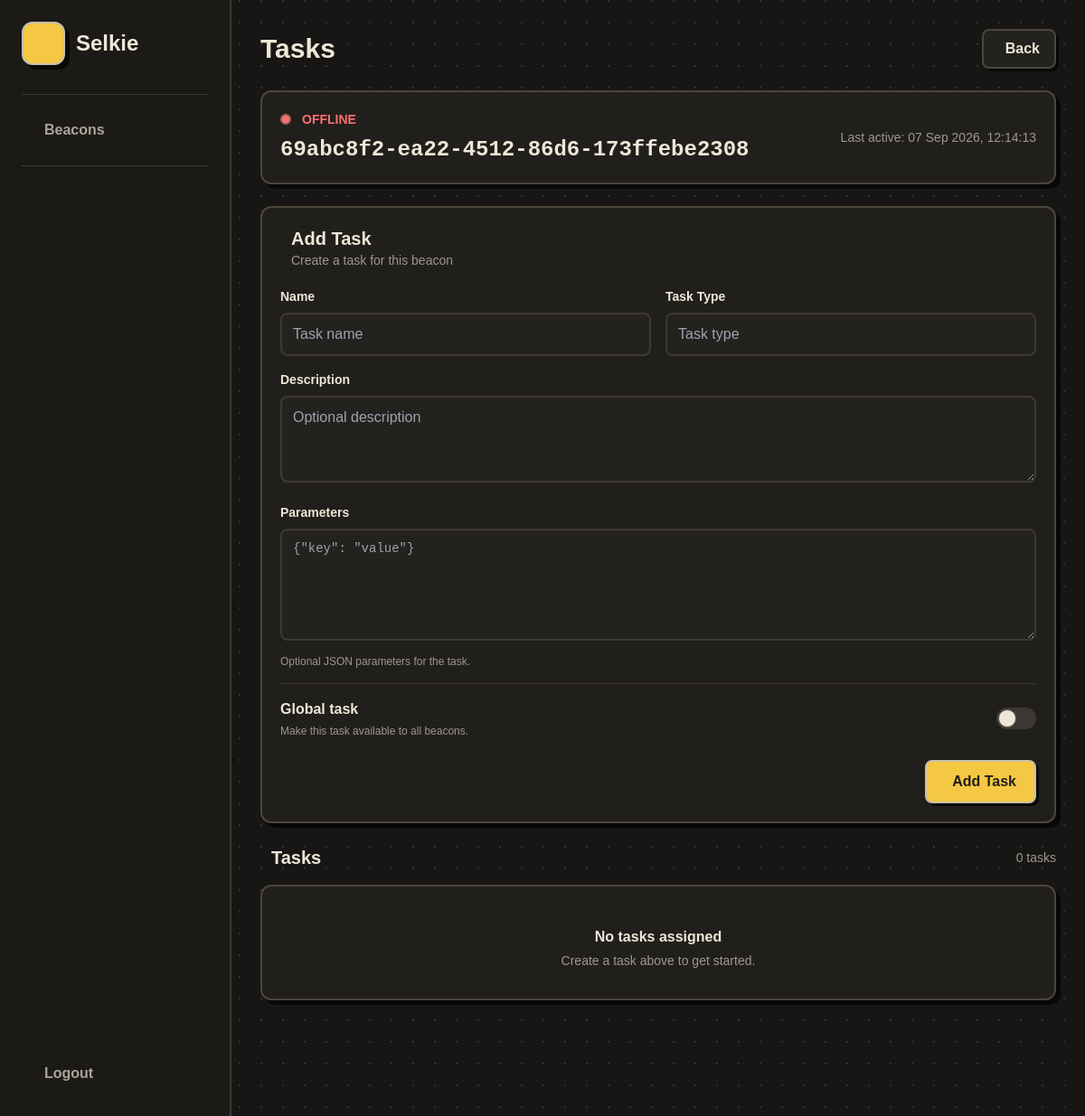
The page /task/tasks/69abc8f2-ea22-4512-86d6-173ffebe2308 on the database as committed earlier.
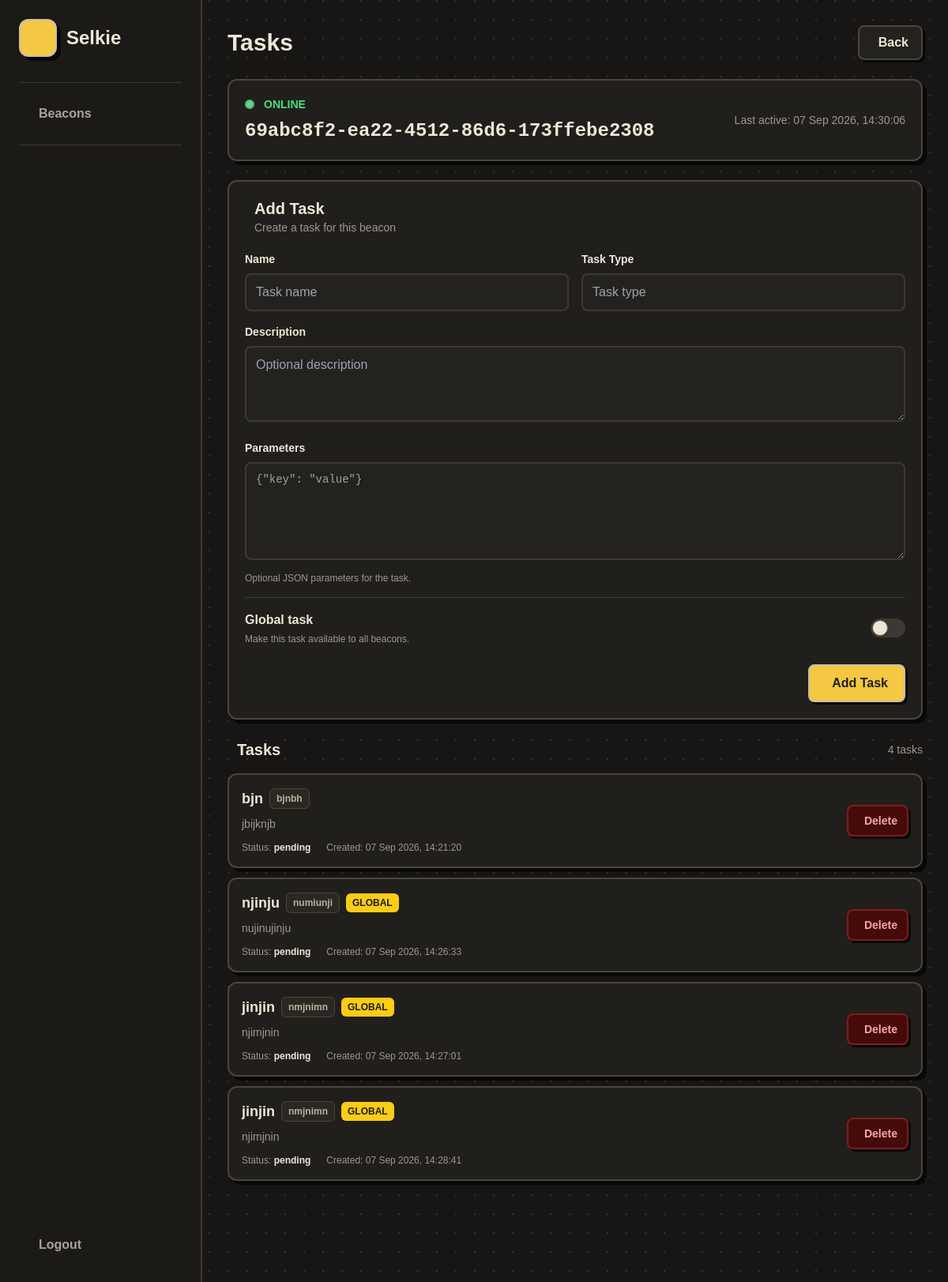
The same page on the database as committed later.
### db_manager.py (models this page shows)
class Base(DeclarativeBase):
    pass

class Beacon(Base):
    __tablename__ = "beacons"
    id: Mapped[str] = mapped_column(String, primary_key=True)
    public_key: Mapped[str] = mapped_column(String)
    system_info: Mapped[str] = mapped_column(JSON)
    registered_at: Mapped[datetime] = mapped_column(DateTime)
    last_active: Mapped[datetime] = mapped_column(DateTime)
    status: Mapped[str] = mapped_column(String, default="offline")

class Task(Base):
    __tablename__ = "tasks"
    id: Mapped[str] = mapped_column(
        String, primary_key=True, default=lambda: str(uuid4())
    )
    beacon_id: Mapped[str | None] = mapped_column(
        ForeignKey("beacons.id"), nullable=True
    )
    is_global: Mapped[bool] = mapped_column(Boolean, default=False)
    name: Mapped[str] = mapped_column(String)
    description: Mapped[str | None] = mapped_column(String, nullable=True)
    task_type: Mapped[str] = mapped_column(String)
    parameters: Mapped[dict | None] = mapped_column(JSON, nullable=True)
    status: Mapped[str] = mapped_column(String, default="pending")
    created_at: Mapped[datetime] = mapped_column(DateTime, default=datetime.now)
    completed_at: Mapped[datetime | None] = mapped_column(DateTime, nullable=True)

### task.py (the view)
@task.route("/tasks/<beacon_id>", methods=["GET"])
def view_tasks(beacon_id):
    with get_session() as session:
        beacon = session.query(Beacon).filter_by(id=beacon_id).first()
        if not beacon:
            return "Beacon not found", 404
        tasks = (
            session.query(Task)
            .join(Beacon, isouter=True)
            .filter(or_(Task.beacon_id == beacon_id, Task.is_global.is_(True)))
            .all()
        )
    return render_template("tasks.html", beacon=beacon, tasks=tasks)

### db_manager.py (called while the page is built)
def get_session():
    return Session(engine)

### templates/tasks.html (shortened to what this page needs)
{% extends "base.html" %}
{% block navbar_title %}
Tasks
{% endblock %}
{% block navbar_actions %}
<a href="{{ url_for('dashboard.beacon_details', beacon_id=beacon.id) }}" class="secondary-btn rounded-lg px-4 py-2
           font-bold flex items-center gap-2">
    Back
</a>
{% endblock %}
{% block content %}
<div class="mx-auto">
    <section class="retro-card rounded-xl p-5 mb-6">
        <div class="flex flex-col sm:flex-row
                    sm:items-center sm:justify-between gap-4">
            <div class="min-w-0">
                <div class="flex items-center gap-3 mb-2">
                    {% if beacon.status == "online" %}
                    <span class="w-3 h-3 rounded-full
                                   bg-green-400
                                   border-2 border-[#6fa879]"></span>
                    <span class="text-sm font-black text-green-400">
                        ONLINE
                    </span>
                    {% else %}
                    <span class="w-3 h-3 rounded-full
                                   bg-red-400
                                   border-2 border-[#a85f5f]"></span>
                    <span class="text-sm font-black text-red-400">
                        OFFLINE
                    </span>
                    {% endif %}
                </div>
                <h2 class="text-xl sm:text-2xl font-black mono break-all">
                    {{ beacon.id }}
                </h2>
            </div>
            <div class="text-sm muted shrink-0">
                {% if beacon.last_active %}
                Last active:
                {{ beacon.last_active.strftime("%d %b %Y, %H:%M:%S") }}
                {% else %}
                Never active
                {% endif %}
            </div>
        </div>
    </section>
    <section class="retro-card rounded-xl p-5 mb-6">
        <div class="flex items-center gap-3 mb-5">
            <div>
                <h2 class="text-xl font-black">
                    Add Task
                </h2>
                <p class="text-sm muted">
                    Create a task for this beacon
                </p>
            </div>
        </div>
        <form method="POST" action="{{ url_for('task.create_task') }}" class="space-y-4">
            <div class="grid grid-cols-1 md:grid-cols-2 gap-4">
                <div>
                    <label for="name" class="block text-sm font-bold mb-2">
                        Name
                    </label>
                    <input id="name" name="name" type="text" required placeholder="Task name" class="w-full rounded-lg
                               bg-[#24221e]
                               border-2 border-[#3d3932]
                               px-3 py-2.5
                               text-[#eee7d8]
                               outline-none
                               focus:border-[#c9bfa9]">
                </div>
                <div>
                    <label for="task_type" class="block text-sm font-bold mb-2">
                        Task Type
                    </label>
                    <input id="task_type" name="task_type" type="text" required placeholder="Task type" class="w-full rounded-lg
                               bg-[#24221e]
                               border-2 border-[#3d3932]
                               px-3 py-2.5
                               text-[#eee7d8]
                               outline-none
                               focus:border-[#c9bfa9]">
                </div>
            </div>
            <div>
                <label for="description" class="block text-sm font-bold mb-2">
                    Description
                </label>
                <textarea id="description" name="description" rows="3" placeholder="Optional description" class="w-full rounded-lg
                           bg-[#24221e]
                           border-2 border-[#3d3932]
                           px-3 py-2.5
                           text-[#eee7d8]
                           outline-none
                           resize-y
                           focus:border-[#c9bfa9]"></textarea>
            </div>
            <div>
                <label for="parameters" class="block text-sm font-bold mb-2">
                    Parameters
                </label>
                <textarea id="parameters" name="parameters" rows="5" placeholder='{"key": "value"}' class="w-full rounded-lg
                           bg-[#24221e]
                           border-2 border-[#3d3932]
                           px-3 py-2.5
                           text-[#eee7d8]
                           mono text-sm
                           outline-none
                           resize-y
                           focus:border-[#c9bfa9]"></textarea>
                <p class="text-xs muted mt-2">
                    Optional JSON parameters for the task.
                </p>
            </div>
            <div class="flex items-center justify-between
                       gap-4
                       pt-4
                       border-t border-[#3d3932]">
                <div>
                    <label for="is_global" class="font-bold">
                        Global task
                    </label>
                    <p class="text-xs muted mt-1">
                        Make this task available to all beacons.
                    </p>
                </div>
                <label class="relative inline-flex items-center cursor-pointer">
                    <div class="w-11 h-6
                               bg-[#3d3932]
                               rounded-full
                               peer-checked:bg-[#f4c842]
                               after:content-['']
                               after:absolute
                               after:top-[2px]
                               after:left-[2px]
                               after:w-5
                               after:h-5
                               after:bg-[#eee7d8]
                               after:border-[#665e4f]
                               after:border
                               after:rounded-full
                               after:transition-all
                               peer-checked:after:translate-x-full
                               peer-checked:after:border-[#c9bfa9]"></div>
                </label>
            </div>
            <div class="flex justify-end pt-2">
                <button type="submit" class="retro-btn rounded-lg
                           px-5 py-2.5
                           font-black
                           flex items-center gap-2">
                    Add Task
                </button>
            </div>
        </form>
    </section>
    <section>
        <div class="flex items-center justify-between mb-4">
            <div class="flex items-center gap-3">
                <h2 class="text-xl font-black">
                    Tasks
                </h2>
            </div>
            <span class="text-sm muted">
                {{ tasks|length }} task{% if tasks|length != 1 %}s{% endif %}
            </span>
        </div>
        {% if tasks %}
        <div class="space-y-3">
            {% for task in tasks %}
            <div class="retro-card rounded-xl p-4">
                <div class="flex flex-col
                                   md:flex-row
                                   md:items-center
                                   md:justify-between
                                   gap-4">
                    <div class="min-w-0">
                        <div class="flex flex-wrap
                                           items-center gap-2 mb-2">
                            <h3 class="font-black text-lg">
                                {{ task.name }}
                            </h3>
                            <span class="text-xs font-bold
                                               px-2 py-1
                                               rounded-md
                                               bg-[#2b2822]
                                               border border-[#4b463c]
                                               text-[#b8b1a3]">
                                {{ task.task_type }}
                            </span>
                            {% if task.is_global %}
                            <span class="text-xs font-bold
                                                   px-2 py-1
                                                   rounded-md
                                                   bg-yellow-400
                                                   text-[#201f1b]">
                                GLOBAL
                            </span>
                            {% endif %}
                        </div>
                        {% if task.description %}
                        <p class="text-sm muted mb-3">
                            {{ task.description }}
                        </p>
                        {% endif %}
                        <div class="flex flex-wrap
                                           items-center gap-x-5
                                           gap-y-1
                                           text-xs muted">
                            <span>
                                Status:
                                <strong class="text-[#eee7d8]">
                                    {{ task.status }}
                                </strong>
                            </span>
                            {% if task.created_at %}
                            <span>
                                Created:
                                {{ task.created_at.strftime(
                                "%d %b %Y, %H:%M:%S"
                                ) }}
                            </span>
                            {% endif %}
                        </div>
                    </div>
                    <form method="POST" action="{{ url_for(
        'task.delete_task',
        beacon_id=beacon.id,
        task_id=task.id
    ) }}" class="inline-block">
                        <button type="submit" class="rounded-lg
               border-2 border-red-900
               bg-red-950
               px-3 py-2
               flex items-center gap-2
               text-sm font-bold text-red-300
               shadow-[3px_3px_0_#080808]
               transition
               hover:bg-red-900
               hover:border-red-700
               hover:text-red-100
               hover:translate-x-[2px]
               hover:translate-y-[2px]
               hover:shadow-[1px_1px_0_#080808]">
                            Delete
                        </button>
                    </form>
                </div>
            </div>
            {% endfor %}
        </div>
        {% else %}
        <div class="retro-card rounded-xl p-8 text-center">
            <p class="font-bold mt-3">
                No tasks assigned
            </p>
            <p class="text-sm muted mt-1">
                Create a task above to get started.
            </p>
        </div>
        {% endif %}
    </section>
</div>
{% endblock %}

### templates/base.html (shortened to what this page needs)
<!DOCTYPE html>
<html lang="en">
<head>
    <script src="https://cdn.tailwindcss.com"></script>
</head>
<body class="min-h-screen">
    <aside class="sidebar fixed inset-y-0 left-0
               hidden lg:flex
               w-64
               p-6
               flex-col">
        <a href="/" class="flex items-center gap-3">
            <div class="logo-box
                       w-12 h-12
                       rounded-xl
                       flex items-center justify-center
                       shrink-0">
            </div>
            <span class="text-2xl font-black">
                Selkie
            </span>
        </a>
        <nav class="sidebar-nav mt-8 py-4">
            <a href="{{ url_for('dashboard.beacons') }}" class="sidebar-link
                       rounded-lg
                       px-3 py-2.5
                       flex items-center gap-3
                       font-bold
                       ">
                <span>
                    Beacons
                </span>
            </a>
        </nav>
        <div class="mt-auto pt-5">
            <a href="/auth/logout" class="sidebar-link
                       rounded-lg
                       px-3 py-2.5
                       flex items-center gap-3
                       font-bold">
                <span>
                    Logout
                </span>
            </a>
        </div>
    </aside>
    <div class="lg:ml-64 min-h-screen">
        <header class="mx-5 mt-5 lg:mx-8 lg:mt-8
                   flex items-center justify-between
                   gap-4">
            <div class="min-w-0">
                <h1 class="text-2xl sm:text-3xl font-black">
                    {% block navbar_title %}{% endblock %}
                </h1>
            </div>
            <div class="flex items-center gap-3 shrink-0">
                {% block navbar_actions %}{% endblock %}
            </div>
        </header>
        <main class="px-8 pb-8 pt-6 ">
            {% block content %}{% endblock %}
        </main>
    </div>
</body>
</html>

### templates/base.html (style rules this page uses)
body { background: #171614; background-image: radial-gradient(circle at 1px 1px, #353129 1px, transparent 0); background-size: 24px 24px; font-family: "Trebuchet MS", sans-serif; color: #eee7d8; }
.retro-card { background: #211f1b; border: 2px solid #4b463c; box-shadow: 5px 5px 0 #080808; }
.retro-btn { background: #f4c842; color: #201f1b; border: 2px solid #c9bfa9; box-shadow: 3px 3px 0 #080808; transition: .12s; }
.secondary-btn { background: #24221e; color: #eee7d8; border: 2px solid #4b463c; box-shadow: 3px 3px 0 #080808; transition: .12s; }
.muted { color: #9d988d; }
.mono { font-family: monospace; }
.logo-box { background: #f4c842; border: 2px solid #c9bfa9; box-shadow: 5px 5px 0 #090909; }
.sidebar { background: #1c1a17; border-right: 2px solid #3d3932; }
.sidebar-nav { border-top: 1px solid #3d3932; border-bottom: 1px solid #3d3932; }
.sidebar-link { color: #aaa398; border: 1px solid transparent; transition: .12s; }

Rows that differ between the two databases and show on the page:
changed Beacon "69abc8f2-ea22-4512-86d6-173ffebe2308": status "offline" → "online" (drawn); last_active "07 Sep 2026, 12:14:13" → "07 Sep 2026, 14:30:06"
added Task: name "bjn", task_type "bjnbh", description "jbijknjb", status "pending", created_at "07 Sep 2026, 14:21:20"
added Task: name "njinju", task_type "numiunji", is_global "GLOBAL", description "nujinujinju", status "pending", created_at "07 Sep 2026, 14:26:33"
added Task: name "jinjin", task_type "nmjnimn", is_global "GLOBAL", description "njimjnin", status "pending", created_at "07 Sep 2026, 14:27:01"
added Task: name "jinjin", task_type "nmjnimn", is_global "GLOBAL", description "njimjnin", status "pending", created_at "07 Sep 2026, 14:28:41"
Other text that changed with them:
{{ tasks|length }}: "0" → "4"
text no longer shown: "OFFLINE No tasks assigned Create a task above to get started."
text now shown: "ONLINE"
